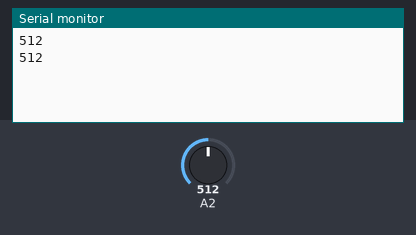
A sketch run on a simulated Arduino Uno, built with avr-gcc and run on an emulated ATmega328P. Shown: the last lines printed to the serial monitor. Inputs (shaded band) come from the test bench; at power-on: A2 = 512.

Above: at 1.8 s.
1.9 s: A2 set to 716
At 2.8 s:
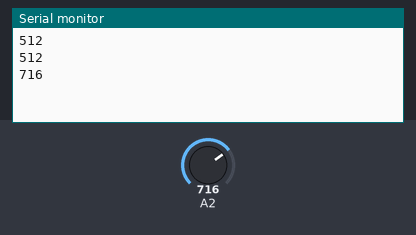
3.4 s: A2 set to 900
At 4.8 s:
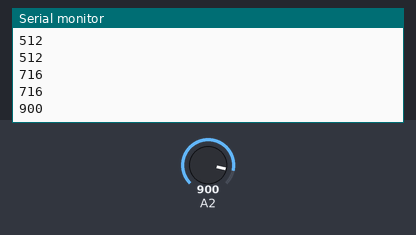
Timing chart, 0 to 6.4 s (numbered marks = the images above; inputs shaded):
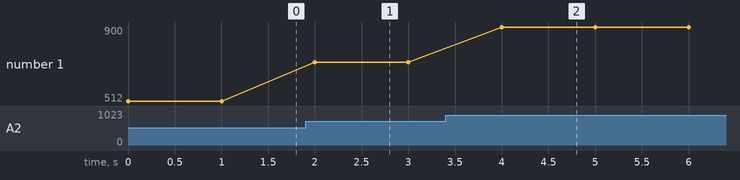

Measured:
- after the input at 1.9 s, the serial monitor: prints a new line after 0.10 s (image 1)
- after the input at 3.4 s, the serial monitor: prints a new line after 0.60 s (image 2)
- plotted number 1: 512 → 716 after the input at 1.9 s, 716 → 900 after the input at 3.4 s

The sketch:

co2.ino
```cpp
// Fonction setup(), appelée au démarrage de la carte Arduino
void setup() {

  // Initialise la communication avec le PC
  Serial.begin(9600); //msp430g2231 must use 4800
}

// Fonction loop(), appelée continuellement en boucle tant que la carte Arduino est alimentée
void loop() {
  //read the input on analog pin PD1
  int sensorValue = analogRead(2);
  int sensorValueEnd = (sensorValue - 13) * (1000/229);

  // Print la valeur lue
  Serial.println(sensorValue);

  delay(1000); //décalage pour la lisibilité
}
```
